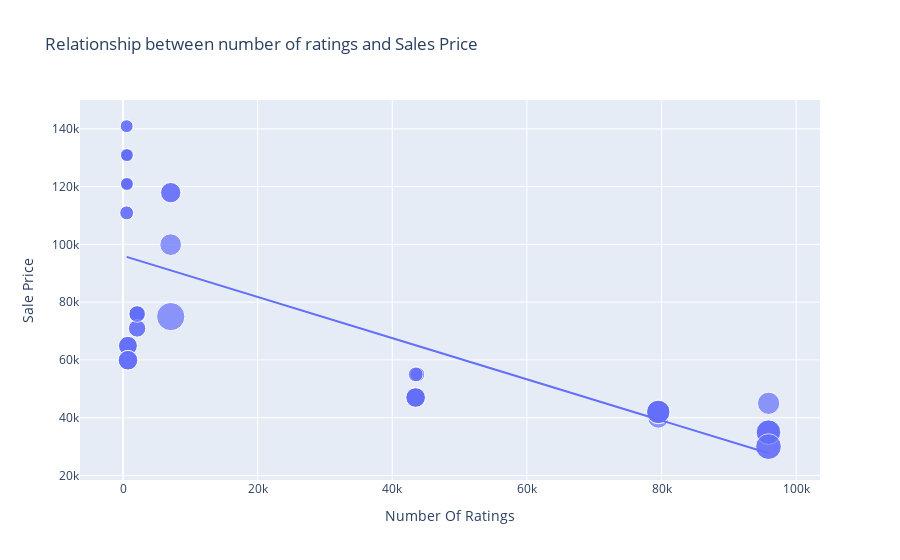

Write notebook code for a chart like this one.
### Markdown cell above
What is the relationship between Sales Price and the number of ratings on the Iphones of flipkart?

### Code cell
figure= px.scatter(data_frame = data ,x ='Number Of Ratings',y='Sale Price'
                   ,size='Discount Percentage',trendline='ols',title='Relationship between number of ratings and Sales Price')
figure.show()

### Figure 1 — Plotly figure (JSON) as saved in the notebook; plotly's stock layout.template omitted (floating-point values rounded to 4 significant figures)
{"data": [{"hovertemplate": "Number Of Ratings=%{x}<br>Sale Price=%{y}<br>Discount Percentage=%{marker.size}<extra></extra>", "legendgroup": "", "marker": {"color": "#636efa", "size": [0, 0, 0, 0, 0, 0, 0, 0, 0, 20, 16, 20, 20, 20, 0, 0, 0, 0, 29, 15, 0, 15, 17, 18, 6, 6, 13, 6, 14, 10, 7, 6, 6, 13, 13, 10, 10, 6, 14, 6, 10, 6, 11, 11, 10, 14, 7, 6, 6, 6, 8, 8, 24, 22, 22, 22, 8, 24, 14, 14, 14, 14], "sizemode": "area", "sizeref": 0.0725, "symbol": "circle"}, "mode": "markers", "name": "", "orientation": "v", "showlegend": false, "type": "scatter", "x": [3431, 3431, 3431, 11202, 11202, 3431, 3431, 11202, 1454, 79512, 79512, 79582, 79512, 79512, 1078, 1078, 1078, 1078, 7088, 7088, 1078, 7088, 7081, 95909, 542, 580, 740, 545, 740, 2101, 545, 580, 580, 730, 730, 2101, 2101, 580, 740, 580, 2092, 545, 2101, 2092, 2101, 740, 545, 580, 580, 580, 43707, 43707, 95807, 95909, 95807, 95909, 43470, 95909, 43470, 43470, 43470, 43470], "xaxis": "x", "y": [49900, 84900, 84900, 77000, 77000, 49900, 49900, 77000, 89900, 41999, 39999, 41999, 41999, 41999, 131900, 117100, 131900, 117100, 74999, 117900, 117100, 117900, 99900, 44999, 140900, 130900, 64900, 120900, 59900, 75900, 110900, 130900, 120900, 64900, 64900, 75900, 75900, 120900, 59900, 120900, 75900, 140900, 70900, 70900, 75900, 59900, 110900, 120900, 130900, 130900, 54999, 54999, 29999, 34999, 34999, 34999, 54999, 29999, 46999, 46999, 46999, 46999], "yaxis": "y"}, {"hovertemplate": "<b>OLS trendline</b><br>Sale Price = -0.712783 * Number Of Ratings + 96054.8<br>R<sup>2</sup>=0.492139<br><br>Number Of Ratings=%{x}<br>Sale Price=%{y} <b>(trend)</b><extra></extra>", "legendgroup": "", "marker": {"color": "#636efa", "symbol": "circle"}, "mode": "lines", "name": "", "showlegend": false, "type": "scatter", "x": [542, 545, 545, 545, 545, 580, 580, 580, 580, 580, 580, 580, 580, 730, 730, 740, 740, 740, 740, 1078, 1078, 1078, 1078, 1078, 1454, 2092, 2092, 2101, 2101, 2101, 2101, 2101, 3431, 3431, 3431, 3431, 3431, 7081, 7088, 7088, 7088, 11202, 11202, 11202, 43470, 43470, 43470, 43470, 43470, 43707, 43707, 79512, 79512, 79512, 79512, 79582, 95807, 95807, 95909, 95909, 95909, 95909], "xaxis": "x", "y": [95670.0, 95670.0, 95670.0, 95670.0, 95670.0, 95640.0, 95640.0, 95640.0, 95640.0, 95640.0, 95640.0, 95640.0, 95640.0, 95530.0, 95530.0, 95530.0, 95530.0, 95530.0, 95530.0, 95290.0, 95290.0, 95290.0, 95290.0, 95290.0, 95020.0, 94560.0, 94560.0, 94560.0, 94560.0, 94560.0, 94560.0, 94560.0, 93610.0, 93610.0, 93610.0, 93610.0, 93610.0, 91010.0, 91000.0, 91000.0, 91000.0, 88070.0, 88070.0, 88070.0, 65070.0, 65070.0, 65070.0, 65070.0, 65070.0, 64900.0, 64900.0, 39380.0, 39380.0, 39380.0, 39380.0, 39330.0, 27770.0, 27770.0, 27690.0, 27690.0, 27690.0, 27690.0], "yaxis": "y"}], "layout": {"legend": {"itemsizing": "constant", "tracegroupgap": 0}, "title": {"text": "Relationship between number of ratings and Sales Price"}, "xaxis": {"anchor": "y", "domain": [0, 1], "title": {"text": "Number Of Ratings"}}, "yaxis": {"anchor": "x", "domain": [0, 1], "title": {"text": "Sale Price"}}}}
